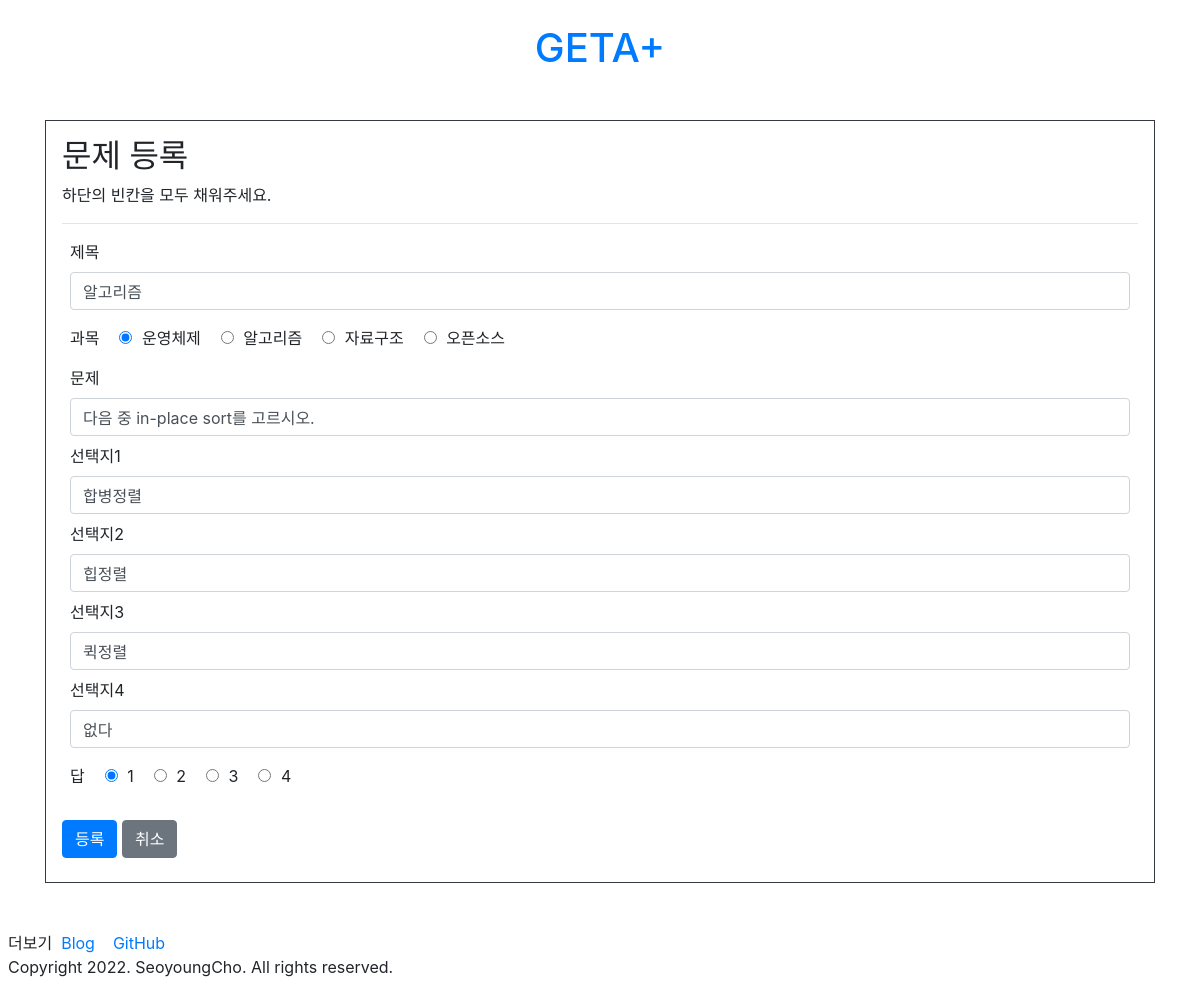
The app's page /questions/question/update/3/, older data.
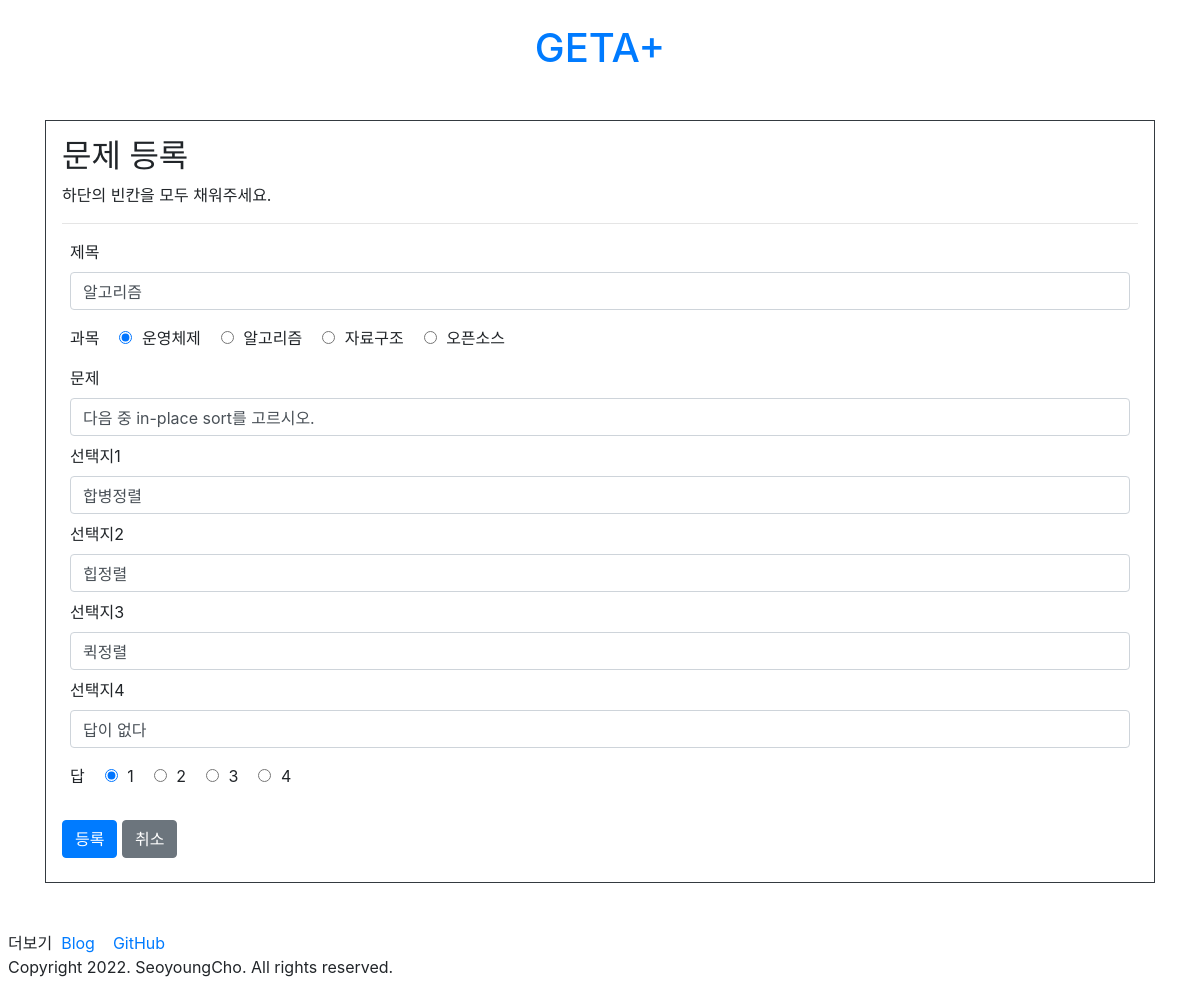
The same page, newer data.
### questions/models.py (models this page shows)
class Question(models.Model):
    title = models.CharField(max_length = 200)
    subject = models.CharField(max_length = 50)
    create_date = models.DateTimeField()
    content = models.TextField()
    ans1 = models.TextField()
    ans2 = models.TextField()
    ans3 = models.TextField()
    ans4 = models.TextField()
    ans = models.TextField()

### questions/views.py (the view)
# urls.py: path('question/update/<int:question_id>/', views.update, name='update'),
def update(request,question_id):
    question = get_object_or_404(Question, pk=question_id)
    if request.method == 'POST':
        form = QuestionForm(request.POST, instance=question)
        if form.is_valid():
            question = form.save(commit=False)
            question.save()
            return redirect('questions:detail', question_id=question_id)
    else:
        form = QuestionForm(instance=question)
    context = {'form': form, 'question': question}
    return render(request, 'questions/updateQuestion.html', context)

### questions/forms.py
class QuestionForm(forms.ModelForm):
    class Meta:
        model = Question
        fields = ['title', 'subject', 'content', 'ans1', 'ans2', 'ans3', 'ans4', 'ans']

### templates/questions/updateQuestion.html (shortened to what this page needs)
<!DOCTYPE html>
<html>
<head>
	{% load static %}
	<link rel="stylesheet" type="text/css" href="{% static 'bootstrap.min.css' %}">
</head>
<body>
	<div>
		<div class="py-4 text-center">
  			<header>
  				<h1><a class="text-decoration-none" href="../../../">GETA+</a></h1>
  			</header>
   		</div>
        <div class='container my-3'>
    		<div class="border border-dark p-3">
      			<h2>문제 등록</h2>
				하단의 빈칸을 모두 채워주세요.
				<hr>
				<form class="form my-2" method="post">
        			<div class="form-group m-2">
            			<label for="title">제목</label>
            			<input type="text" class="form-control" id="title" name="title" placeholder="제목을 입력하세요"
						value="{{form.title.value}}">
        			</div>
					<div class="form-check-inline m-2">
						<div>과목</div>
						<div class="form-check">
  							<input class="form-check-input" type="radio" name="subject" id="운영체제" checked>
  							<label class="form-check-label" for="운영체제">운영체제</label>
						</div>
						<div class="form-check">
  							<input class="form-check-input" type="radio" name="subject" id="알고리즘">
  							<label class="form-check-label" for="알고리즘">알고리즘</label>
						</div>
						<div class="form-check">
  							<input class="form-check-input" type="radio" name="subject" id="자료구조">
  							<label class="form-check-label" for="자료구조">자료구조</label>
						</div>
						<div class="form-check">
  							<input class="form-check-input" type="radio" name="subject" id="오픈소스">
  							<label class="form-check-label" for="오픈소스">오픈소스</label>
						</div>
					</div>
        			<div class="form-group m-2">
            			<label>문제</label>
            			<input type="text" class="form-control" id="content" name="content" placeholder="문제를 입력하세요"
						value="{{form.content.value}}">
        			</div>
					<div class="form-group m-2">
            			<label>선택지1</label>
            			<input type="text" class="form-control" id="ans1" name="ans1" placeholder="선택지1"
						value="{{form.ans1.value}}">
        			</div>
					<div class="form-group m-2">
            			<label>선택지2</label>
            			<input type="text" class="form-control" id="ans2" name="ans2" placeholder="선택지2"
						value="{{form.ans2.value}}">
        			</div>
					<div class="form-group m-2">
            			<label>선택지3</label>
            			<input type="text" class="form-control" id="ans3" name="ans3" placeholder="선택지3"
						value="{{form.ans3.value}}">
        			</div>
					<div class="form-group m-2">
            			<label>선택지4</label>
            			<input type="text" class="form-control" id="ans4" name="ans4" placeholder="선택지4"
						value="{{form.ans4.value}}">
        			</div>
					<div class="form-check-inline m-2">
						<div>답</div>
						<div class="form-check">
  							<input class="form-check-input" type="radio" name="ans" id="1" checked>
  							<label class="form-check-label" for="1">1</label>
						</div>
						<div class="form-check">
  							<input class="form-check-input" type="radio" name="ans" id="2">
  							<label class="form-check-label" for="1">2</label>
						</div>
						<div class="form-check">
  							<input class="form-check-input" type="radio" name="ans" id="3">
  							<label class="form-check-label" for="1">3</label>
						</div>
						<div class="form-check">
  							<input class="form-check-input" type="radio" name="ans" id="4">
  							<label class="form-check-label" for="1">4</label>
						</div>
					</div>
        			<br><br>
        			<button type="submit" class="btn btn-primary" id="btn-save">등록</button>
        			<button onclick="location.href='../../{{question.id}}'" type="button" class="btn btn-secondary">취소</button>
    			</form>
    		</div>
  		</div>
		<br>
        <div class='m-2'>
        <div>
            더보기&nbsp;
        	<a href='https://stonesy927.tistory.com/' target='_blank'>
            Blog
        	</a>
        	<a href='https://github.com/ChoSeoyoung' target='_blank'>
            GitHub
        	</a>
      	</div>
		<div>
        	Copyright 2022. SeoyoungCho. All rights reserved.
      	</div>
    	</div>
	</div>
</body>
</html>

Row changes from the older to the newer data that the page shows:
changed Question "알고리즘": ans4 "없다" → "답이 없다"
